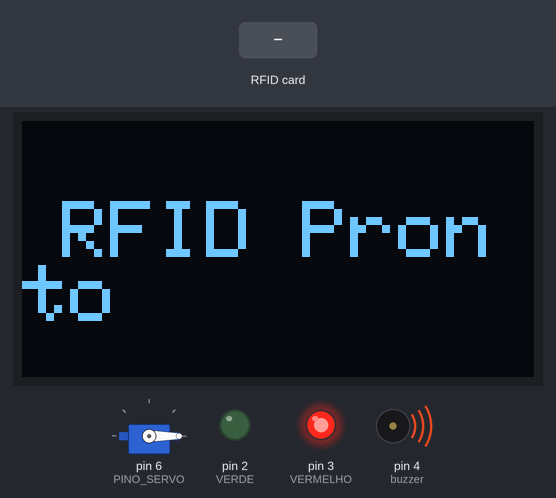
Bench run of a sketch on a simulated Arduino Uno, built with avr-gcc and run on an emulated ATmega328P. Shown: 128×64 one-colour display, servo, output pins drawn as LEDs (lit = HIGH), buzzer (waves = sounding). The inputs (shaded band) are chosen by the test bench. Not simulated (calls return 0 or success): arduino_secrets.h; pins used as bus, display or sensor lines are not drawn; what the sketch prints to the serial monitor is not drawn.

Above: at 3.3 s.
3.4 s: RFID card D3 C7 C1 2C held to the reader
At 4.0 s:
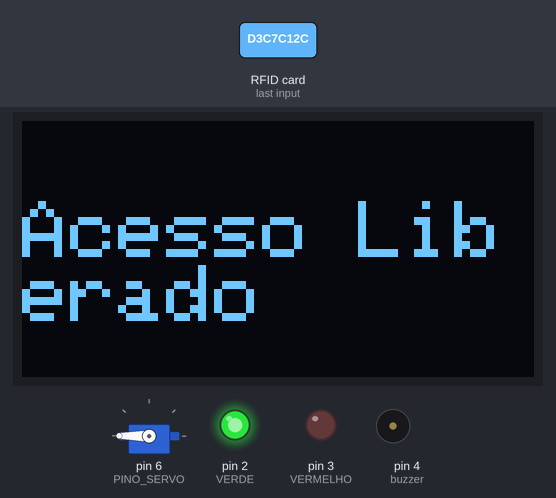
At 4.9 s:
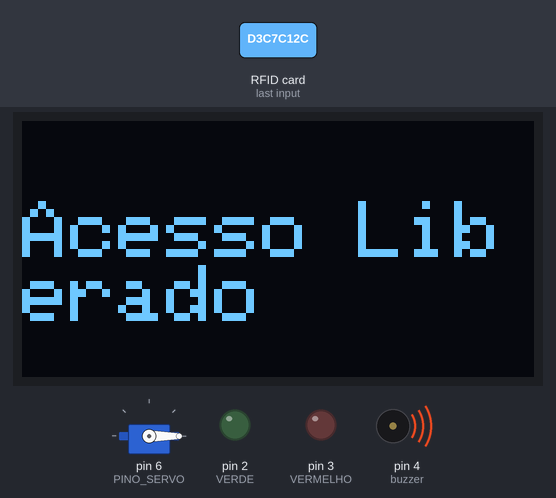
7.6 s: RFID card 5E 7A 19 C4 held to the reader
At 9.7 s:
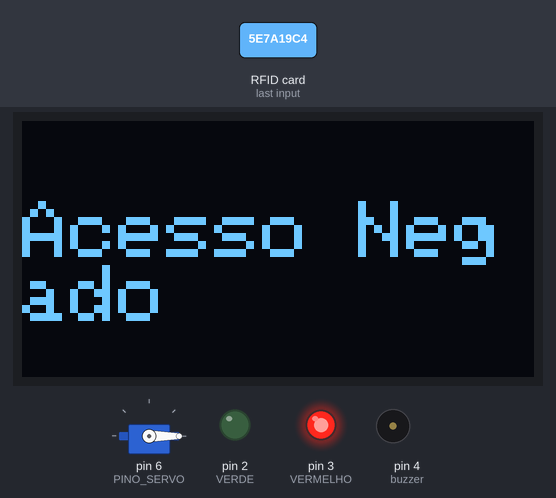
Timing chart, 0 to 18.7 s (numbered marks = the images above; inputs shaded):
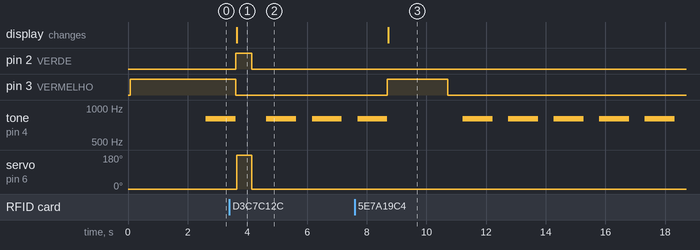

Measured:
- after the input at 3.4 s, pin 2 (VERDE): LOW → HIGH after 0.21 s, → LOW 0.53 s later; pin 3 (VERMELHO): HIGH → LOW after 0.21 s; servo on pin 6 (PINO_SERVO): 0° → 180° after 0.24 s, → 0° 0.50 s later; the display: changes after 0.24 s (image 1)
- after the input at 7.6 s, pin 3 (VERMELHO): LOW → HIGH after 1.1 s, → LOW 2.0 s later; the display: changes after 1.1 s (image 3)

The sketch:

Arduino-Smart-Access-System.ino
```cpp
#include "arduino_secrets.h"


#include <Adafruit_BusIO_Register.h>
#include <SPI.h>
#include <MFRC522.h>
#include <Servo.h>
#include <Wire.h>
#include <Adafruit_GFX.h>
#include <Adafruit_SSD1306.h>

#define RST 9
#define SDA 10
MFRC522 sensor(SDA, RST);

Adafruit_SSD1306 display(128, 64, &Wire, -1);
Servo meuservo;

#define VERDE 2
#define VERMELHO 3
#define PINO_SERVO 6
int buzzer = 4;


byte chaveiro []  = {0xD3, 0xC7, 0xC1, 0x2C};
byte cartao []  = {0xD3, 0xC7, 0xC1, 0x2C};

unsigned long ultimoLog = 0;
bool compararUID(byte* lido, byte* autorizado, byte tamanho) {
for (byte i = 0; i < tamanho; i++) {
if (lido[i] != autorizado[i]) return false; }
return true;
}
void setup() {

Serial.begin(9600);
SPI.begin();
sensor.PCD_Init();
display.begin(SSD1306_SWITCHCAPVCC, 0x3C);
meuservo.attach(PINO_SERVO);
meuservo.write(0);

pinMode(VERDE, OUTPUT);
pinMode(VERMELHO, OUTPUT);
  pinMode(buzzer, OUTPUT);

digitalWrite(VERMELHO, HIGH);
display.clearDisplay();
display.setTextSize(2);
display.setTextColor(WHITE);
display.setCursor(10, 20);

display.println ("RFID Pronto");
display.display();
Serial.println ("Sistema pronto e aguardando cartao...");
delay(2000);
}

void acessoPermitido(){

digitalWrite(VERDE, HIGH);
digitalWrite(VERMELHO, LOW);
meuservo.write(180); //abriu

display.clearDisplay();
display.setCursor(0, 20);
display.setTextSize(2);
display.println("Acesso Liberado");

display.display();
 Serial.println ("Acesso permitido, OlÃ¡ MME.");
delay(500);
meuservo.write(0);
Serial.println ("fechando cancela.");
digitalWrite(VERDE, LOW);
}

void acessoNegado(){

digitalWrite(VERDE, LOW);
digitalWrite(VERMELHO, HIGH);
meuservo.write(0); //fechado
display.clearDisplay();
display.setCursor(0, 20);
display.setTextSize(2);
display.println ("Acesso Negado");
display.display();
Serial.println ("Acesso negado. Vaza!");
delay(2000);
digitalWrite(VERMELHO, LOW);
}

void loop() {

if(acessoPermitido){
  noTone(buzzer);
  delay(500);
  tone(buzzer, 800);
  delay(1000);
    noTone(buzzer);
}
  else{
    if(acessoNegado){
      noTone(buzzer);
    }

    else{
      noTone(buzzer);
    }

  }


  if(!sensor.PICC_IsNewCardPresent() || !sensor.PICC_ReadCardSerial()){
  if (millis() - ultimoLog >= 1000) {
  Serial.println ("Aguardando CartÃ£o...");
  ultimoLog = millis();
  }
  return;
  }

  if (compararUID(sensor.uid.uidByte, cartao, sensor.uid.size)){
  acessoPermitido();
  } else if (compararUID(sensor.uid.uidByte, chaveiro, sensor.uid.size)){
  acessoPermitido();
  } else {
  acessoNegado();
  }

  sensor.PICC_HaltA();
}
```
